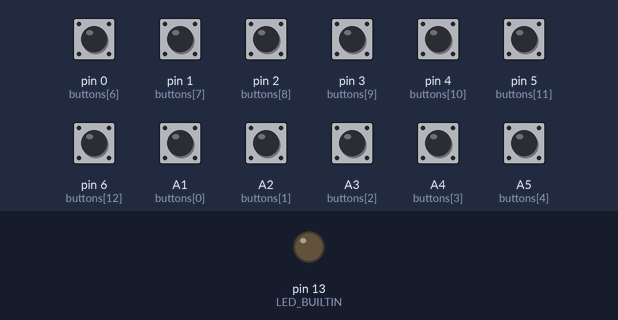
The sketch below on a simulated Arduino Nano, built with avr-gcc and run on an emulated ATmega328P. Shown: output pins drawn as LEDs (lit = HIGH). Dashed ring = blinking. The test bench sets the inputs (shaded band); at power-on: A1 (buttons[0]), A2 (buttons[1]), A3 (buttons[2]), A4 (buttons[3]), A5 (buttons[4]), pin 0 (buttons[6]), pin 1 (buttons[7]), pin 2 (buttons[8]), pin 3 (buttons[9]), pin 4 (buttons[10]), pin 5 (buttons[11]), pin 6 (buttons[12]) LOW. MIDI output is not drawn.

Above: at 1.2 s.
1.3 s: pin 0 (buttons[6]) pulled HIGH for 1 s
At 1.45 s:
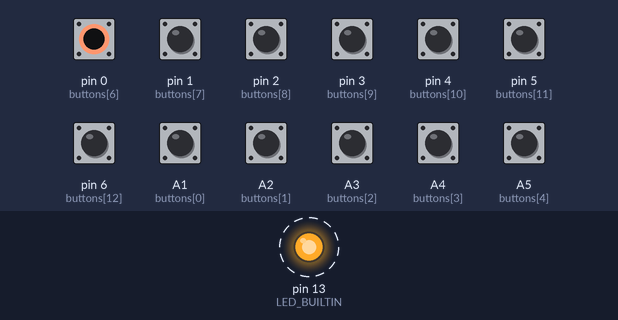
Timing chart, 0 to 4.3 s (numbered marks = the images above; inputs shaded):
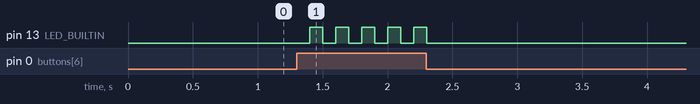

The sketch:

arpeggiator.ino
```cpp
/*
  GenEd1080 Lab 7 (EE Lab 2)
  13-key MIDI keyboard
*/

// Define some variables that have fixed value (const)
const int mystery1 = 0; // Acceptable values: -4 to +4
const int mystery2 = 127; // Acceptable values: 0 to 127

// Include the MIDI library
#include <MIDI.h>

// Create and bind the MIDI interface to the default hardware Serial port
MIDI_CREATE_DEFAULT_INSTANCE();

// Define some fixed variables re: the keyboard
const int numKeys = 13; // This is a 13-key keyboard
const int buttons[numKeys] = {A1, A2, A3, A4, A5, A6, 0, 1, 2, 3, 4, 5, 6}; // The keys will be connected to these pins on the Arduino
int buttonState = 0; // Stores the button state
int lastButtonState = 0; // Button's most recent state
int ledState = LOW; // Initialize LED to be off


// Initialize the notePlaying array to be all zeros. This array describes the status of all the notes - whether it is currently playing or not ('YES playing' or 'NOT playing').
bool notePlaying[numKeys] = {0};  // bool has two states: [0 and 1] = [FALSE and TRUE] = [LOW and HIGH]. 0 = this note is not playing (the key is not pressed); 1 = this note is already playing (the key is pressed)

void setup() {
  // define pinMode for all the buttons as INPUT
  for (int i = 0; i < numKeys; i++) {
    pinMode(buttons[i], INPUT);
  }

  // set up the built-in LED as an OUTPUT (If we don't do this, the Arduino does not know "how to talk to" the built-inLED and we wouldn't be able to use it)
  pinMode(LED_BUILTIN, OUTPUT);

  MIDI.begin();
}


void loop() {

  for (int i = 0; i < numKeys; i++) {  // Loop through all 13 keys...

    buttonState = digitalRead(buttons[i]);
    // Check if the button state has changed
    if (buttonState != lastButtonState) {
      // If the button is pressed, change the LED state
      if (buttonState == HIGH) {
        ledState = !ledState;  // Toggle the LED state
        notePlaying[i] = true;  // So if the i-th note is 'NOT playing', then update the status of i-th note to be 'YES playing'
        MIDI.sendNoteOn(60 + i + 12*mystery1, mystery2, 1); // and play the i-th note
        delay(100);
      }
    }

    digitalWrite(LED_BUILTIN, ledState);

    lastButtonState = buttonState;
  }
}
```

Measured:
- after the input at 1.3 s, pin 13 (LED_BUILTIN): alternates HIGH for 0.10 s and LOW for 0.10 s, 10 changes in all, then stays LOW, starting after 0.10 s
